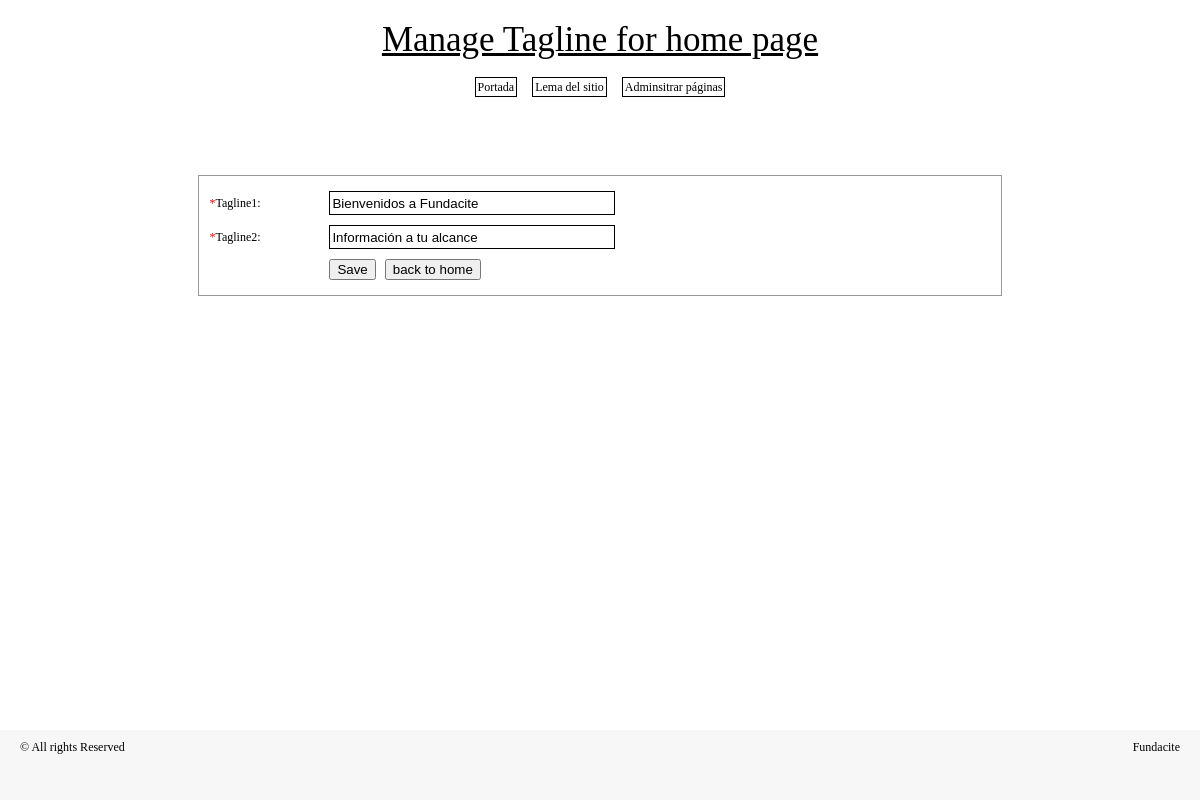
The page /manage-site/tagline.php on the database its author committed.
### tables this page shows
CREATE TABLE `mp_tagline` (
  `id` int(11) NOT NULL,
  `tagline1` varchar(255) DEFAULT NULL,
  `tagline2` varchar(255) DEFAULT NULL
);

### manage-site/tagline.php (the view, shortened to what this page needs)
<?php
require("../libs/config.php");
include("header.php");
try {
    $stmt = $DB->prepare("SELECT * FROM " . TABLE_TAGLINE . " WHERE 1 LIMIT 1");
    $stmt->execute();
    $details = $stmt->fetchAll();
} catch (Exception $ex) {
    echo errorMessage($ex->getMessage());
}
?>
<div class="formField">
    <form method="post" action="" name="pages">
        <table id="tableForm">
            <tr>
                <td class="formLeft"><span class="required">*</span>Tagline1: </td>
                <td><input type="text" name="tagline1" id="tagline1" class="textboxes" value="<?php echo stripslashes($details[0]["tagline1"]); ?>" autocomplete="off" /> </td>
            </tr>
            <tr>
                <td class="formLeft"><span class="required">*</span>Tagline2: </td>
                <td><input type="text" name="tagline2" id="tagline2" class="textboxes" value="<?php echo stripslashes($details[0]["tagline2"]); ?>" autocomplete="off" /> </td>
            </tr>
            <tr>
                <td></td>
                <td> <input type="submit" name="sub" value="Save" /> &nbsp;  <input type="button" name="" onclick="javascript:window.location = 'home.php';" value="back to home" /> </td>
            </tr>
        </table>
    </form>
</div>
<?php
include("footer.php");
?>

### manage-site/style.css (style rules this page uses)
* { margin: 0; }
html, body { margin:0; padding:0; height:100%; }
body { border: 0; font: 12px "Trebuchet MS"; color: #000; background:#fff; }
table { *border-collapse: collapse; border-spacing: 0; width: 100%; }
#tableForm { border:1px solid #999999; margin:0 auto;width:80%; margin-top:20px; padding:10px; }
#tableForm td { padding:5px 0; }
.formLeft { width:120px; text-align:left; }
.textboxes { width:280px; border:1px solid #000; height:20px; }
.required { color:#F00; }

### rows shown on the page
mp_tagline: tagline1 "Bienvenidos a Fundacite", tagline2 "Información a tu alcance"

### other values the page prints
$pageTitle "Manage Tagline for home page"
